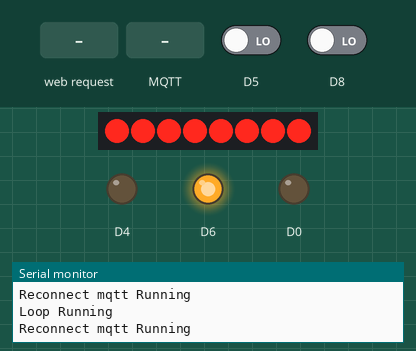
This sketch was run on a simulated ESP8266 (NodeMCU). Shown: 8 shift-register outputs drawn as a row of LEDs (first output left, lit = HIGH), output pins drawn as LEDs (lit = HIGH), the last lines printed to the serial monitor. Wiring (inferred from the names in the program): shift register (74HC595): data D3; shift clock D2; latch D1. Wiring (inferred from the signals the program sends): row of LEDs: on Q0, Q1, Q2, Q3, Q4, Q5, Q6, Q7. Dashed ring = blinking. The inputs (shaded band) are chosen by the test bench; at power-on: D8 LOW, D5 LOW. WiFi joins after 1.5 s; servers stay silent unless stated; random numbers use the default seed unless the sketch sets one; EEPROM starts erased; no MQTT or app messages arrive unless stated; pins used as bus, display or sensor lines are not drawn.

Above: at 1.2 s.
1.3 s: D8 driven HIGH
At 1.8 s:
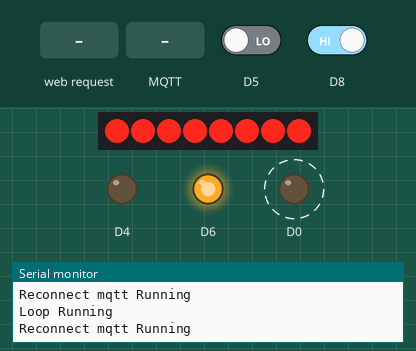
4.1 s: HTTP request GET / received
At 4.7 s:
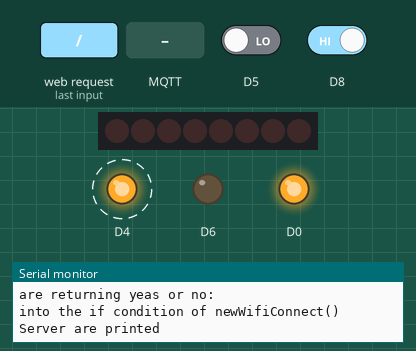
7.1 s: HTTP request GET /?userwifi=1&password=1 received
At 8.4 s:
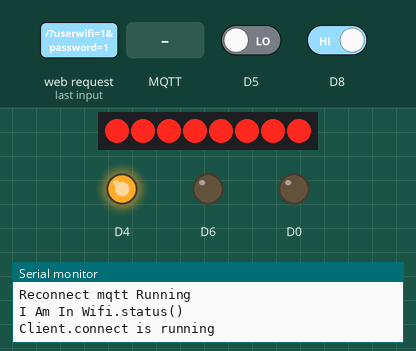
10.1 s: MQTT message "buttons" arrives on the first subscribed topic
13.1 s: HTTP request GET /?userwifi=1234567890 received
At 13.77 s:
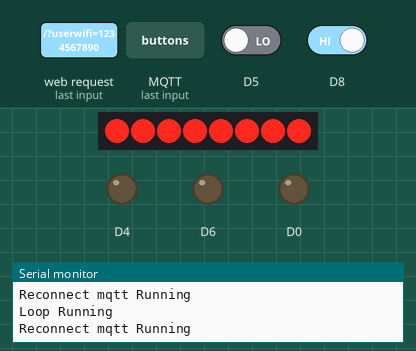
15.7 s: HTTP request GET /?userwifi=120&password=120 received
Timing chart, 0 to 19.4 s (numbered marks = the images above; inputs shaded):
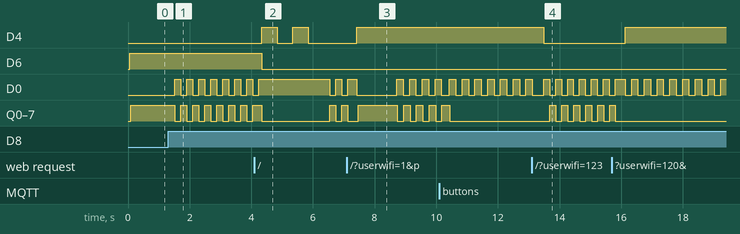

Measured:
- after the input at 1.3 s, D0, Q0–7: alternates HIGH for 0.19 s and LOW for 0.19 s, starting after 0.21 s
- after the input at 4.1 s, D4: alternates HIGH for 0.50 s and LOW for 0.50 s, 4 changes in all, then stays LOW, starting after 0.24 s; D6: HIGH → LOW after 0.24 s
- after the input at 7.1 s, D4: LOW → HIGH after 0.33 s
- after the input at 13.1 s, D4: HIGH → LOW after 0.38 s; Q0–7: alternates HIGH for 0.19 s and LOW for 0.19 s, starting after 0.58 s
- after the input at 15.7 s, D4: LOW → HIGH after 0.43 s

The sketch:

newfourbuttonsboard.ino
```cpp
#include <ESP8266WiFi.h>
#include <ESP8266WebServer.h>
#include <EEPROM.h>
#include <PubSubClient.h>
#include <WiFiClient.h>
#include <ArduinoJson.h>
#include <MultiShiftRegister.h>


// WiFi network
ESP8266WebServer server ( 80 );

int mod = 0;
int soft = 0;

//Maintain Direct Indirect Status
int state = 0;
int softstate = 0;

int blystate=0;
int bl=1;
int resetsmarthome=0;
bool softreturn = true;

const char *ssid = "Smarthome2";
const char *password = "Smarthome";

String wifi;
String pass;
String wifiarr;
String passarr;
const char* remote_host = "www.google.com";


//demos.ths.agency
//const char* mqtt_server = "demos.ths.agency";
const char* mqtt_server = "m15.cloudmqtt.com";
const int mqtt_port = 10785;
const char* mqttUser = "twqzbjfa";
const char* mqttPassword = "fxfAsRAdIH9U";

int latchPin  = D1;
int clockPin = D2;
int dataPin = D3;

int i = 0;
const char* Sname;
int numberOfRegisters = 1;
int val[8];


WiFiClient espClient;
PubSubClient client(espClient);
MultiShiftRegister msr (numberOfRegisters , latchPin, clockPin, dataPin);


char htmlResponse[3000];

String getData() {
  String user = server.arg("userwifi");
  String pass = server.arg("password");

  char usr[user.length()];
  char pwd[pass.length()];

  user.toCharArray(usr, user.length()+1);
  pass.toCharArray(pwd, pass.length()+1);
  server.send(200, "text","Data Accepted");

  saveWifiDetails(user, pass);
  return "HEllo";
}


void saveWifiDetails(String user, String pass){
  Serial.println("User in saveWifiDetails are:");
  Serial.println(user);
  Serial.println(pass);
  if (!user && !pass)
    return;

      Serial.println("are returning yeas or no:");

  int k=EEPROM.read(1)+EEPROM.read(2);
  for (int i=0;i<k;i++){
    EEPROM.write(i+1,0);
  }

  k = user.length()+3;
  EEPROM.write(1, user.length());
  EEPROM.write(2, pass.length());

  for(int i=0 ; i<user.length() ; i++){
      EEPROM.write(i+3, user[i]);
  }

  for(int j=0 ; j<pass.length() ; j++){
      EEPROM.write(k+j, pass[j]);
  }

  EEPROM.commit();

  newWifiConnect();
}

void handleWifi(){
  server.send(200, "text",getData());

}

void newWifiConnect(){
    Serial.println("into the if condition of newWifiConnect()");
    char wifiarray[EEPROM.read(1)];
    char passarray[EEPROM.read(2)];

    Serial.println(server.arg("userwifi"));
    Serial.println(server.arg("password"));
    Serial.println("Server are printed");
    for(int i=0 ; i<EEPROM.read(1) ; i++){
      wifiarray[i]=EEPROM.read(i+3);
    }
    wifiarray[EEPROM.read(1)] = '\0';

    for(int i=0 ; i<EEPROM.read(2) ; i++) {
      passarray[i]=EEPROM.read((i+EEPROM.read(1))+3);
    }

    passarray[EEPROM.read(2)] = '\0';

    wifiarr=wifiarray;
    passarr=passarray;
    digitalWrite(D6,LOW);
    WiFi.begin(wifiarray,passarray);

   //Checking Connection Established Otherwise Timeout
    connectorTimeout();


    if(WiFi.status() ==  WL_CONNECTED){
        server.send(200, "text","Connected");
    }
    else{
         server.send(400, "text","Not Connected");
    }

    // runapp();
}

void setInputPin() {
  mod = digitalRead(D8);
  soft = digitalRead(D5);

  if(mod == 1 ) {
    if(state == 0)
      state = 1;
    else
      state = 0;

    EEPROM.write(0, state);
    EEPROM.commit();
   delay(190);
  }
//  if (soft == 1 ){
//    Serial.println("Soft Value are ");
//    Serial.println(soft);
//    softstate++;
//    delay(500);
//    if (softstate == 5 && softreturn == true){
//      softstate = 0;
//      WiFi.mode(WIFI_OFF);
//      softreturn = false;
//      digitalWrite(D6 ,HIGH);
//      accessPoint();
//    }
//    else if(softstate == 5 && softreturn == false){
//      softreturn = true;
//      softstate = 0;
//      digitalWrite(D6 ,LOW);
//      checkWifiStatus();
//    }
//  }
//  else{
//    softstate = 0;
//  }


}

void runapp(){
      setInputPin();
      Serial.println("Loop Running");
      if(WiFi.status() ==  WL_CONNECTED && wifiarr.length() )
        {
          Serial.println("InWifi Status");
          digitalWrite(D4,HIGH);
           if(state==1){
                //Write HIGH value to pins
              digitalWrite(D0,HIGH);
              for(int i=0 ; i<numberOfRegisters * 8 ;i++){
                msr.clear_shift(i);
              }
                // blystate=0;
            }
            else {
                digitalWrite(D0,LOW);
                for(int i=0 ;i<numberOfRegisters * 8 ;i++){
                  int k = val[i];

                  if(k==0){
                  msr.set_shift(i);
                  }
                  else{
                    msr.clear_shift(i);
                  }

                }
            }

        }

     else {
      //  Serial.println("Direct Else Part");
       digitalWrite(D4,LOW);
       if(state==1)
           {
              //Write HIGH value to pins
            digitalWrite(D0,HIGH);
              for(int i=0 ; i<numberOfRegisters * 8 ;i++){
                msr.clear_shift(i);
              }
            }
      else
           {
              //Write HIGH value to pins
            digitalWrite(D0,LOW);
              for(int i=0 ; i<numberOfRegisters * 8 ;i++){
                msr.set_shift(i);
              }
          }
    }
    reConnectmqttClient();
}
void reConnectmqttClient(){
  Serial.println("Reconnect mqtt Running");
      if(WiFi.status() ==  WL_CONNECTED && wifiarr.length() ){
        Serial.println("I Am In Wifi.status()");
          if (!client.connected()) {
            Serial.println("Client.connect is running");
          reconnect();
      }
       if(WiFi.status() ==  WL_CONNECTED  )
      {
      client.loop();
      client.subscribe("buttons");
      client.publish("connect","{\"key\":\"1234567890\"}");
      }

  }
}

void trashMemory() {
      for (int i = 0 ; i < EEPROM.length() ; i++){
        EEPROM.write(i, 0);
      }
      EEPROM.commit();
}

void checkWifiStatus(){
  if(!EEPROM.read(1) && !EEPROM.read(2)) {
      Serial.println("Length in memory of password and username are");
   Serial.println(EEPROM.read(1) && EEPROM.read(2));
   digitalWrite(D6 ,HIGH);
    accessPoint();
    return;
  }


  char wifiarray[EEPROM.read(1)];
  char passarray[EEPROM.read(2)];

  for(int i=0 ; i<EEPROM.read(1) ; i++){
    wifiarray[i]=EEPROM.read(i+3);
  }
  wifiarray[EEPROM.read(1)] = '\0';

  for(int i=0 ; i<EEPROM.read(2) ; i++){
    passarray[i]=EEPROM.read((i+EEPROM.read(1))+3);
  }
  passarray[EEPROM.read(2)] = '\0';

  wifiarr = wifiarray;
  passarr = passarray;
    Serial.println("wifiiiiiiiiiiiiiiiiiii");
    Serial.println(wifiarr);
     WiFi.softAPdisconnect(true);
     WiFi.begin(wifiarray, passarray);

  //Checking Connection Established Otherwise Timeout
    connectorTimeout();

  //  Blynk.begin(auth, wifiarray, passarray);
  Serial.println("wifi worked?");
  // Blynk.begin(auth, wifiarray, passarray);
}

void connectorTimeout(){
  int tries = 0 ;
      while (WiFi.status() != WL_CONNECTED) {

      digitalWrite(D4,HIGH);
      delay(500);

      Serial.print(".");
      tries++;

      digitalWrite(D4,LOW);
      delay(500);
      if (tries > 20) {
        //offline
        // trashMemory();
        digitalWrite(D4,LOW);
        WiFi.mode(WIFI_OFF);
        break;
      }
    }
      if(WiFi.status() == WL_CONNECTED){
         client.setServer(mqtt_server, mqtt_port);
         client.setCallback(callback);
      }
}

void accessPoint(){
  WiFi.softAP(ssid, password);
  IPAddress myIP = WiFi.softAPIP();
  Serial.println(myIP);
  server.on("/", handleWifi);
}

// void wifiDisconnected() {
//   if(EEPROM.read(1) && EEPROM.read(2) && WiFi.status() != WL_CONNECTED) {
//     digitalWrite(D6 ,HIGH);
//     accessPoint();
//     return;
//   }
// }

void setPinMode() {
  //Output pins 1st board: 1, 2, 3
  pinMode(D1, OUTPUT);
  pinMode(D2, OUTPUT);
  pinMode(D3, OUTPUT);
  //output for softap
  pinMode(D6, OUTPUT);


  //Wifi status pin
  pinMode(D4, OUTPUT);

  //Direct Indirect Blue Light Pin
  pinMode(D0, OUTPUT);

  //Input pin for direct/indirect
  pinMode(D8, INPUT);
   //Input pin for Softap
  pinMode(D5, INPUT);


  for(int i=0 ;i< numberOfRegisters * 8 ;i++ ){
    msr.set_shift(i);
  }
}


// This Function Run When a Anyone publish a Topic related to it
void callback(char* topic, byte* payload, unsigned int length)
{

  Serial.begin(9600);
    Serial.print("Messageved in topic: ");
  Serial.println(topic);
  char a[length];
  StaticJsonBuffer<2000> jsonBuffer;
  Serial.print("Message");
   for (int i = 0; i < length; i++) {
    Serial.print((char)payload[i]);
    a[i]=payload[i];
  }
  a[length]= '\0';

  String mystring(topic);

  if(mystring == "buttons")
  {
    JsonObject& object = jsonBuffer.parseObject(a);
    Sname = object["name"];
    Serial.println();

   if(strlen(object["name"]) == 8 && object["key"] == "1234567890"){
      i = ((Sname[6] - 48)*10) + ((Sname[7] - 49)*1);
      Serial.println(i);
      if(i>=16 && i<20){
        i=i-16;
      Serial.println("I am in IN");
      val[i] = object["status"];
      onoff(i,object["status"]);
      }
    }
  }
  else if (mystring == "nodeswitches"){
    for(int j=1 ; j<=numberOfRegisters * 8 ;j++ ){
      onoff(j-1,a[j+16]-48);

      val[j-1] = a[j+16]-48;
    }
  }
}

void onoff(int i,int Sstatus){
  if(Sstatus == 1){
    msr.clear_shift(i);

  }
  else if(Sstatus == 0){
    msr.set_shift(i);

  }
}

//When Client is Disconnected It Reconnect client with Server
void reconnect() {
  // Loop until we're reconnected
  int time = 0;
  delay(1000);
  if(WiFi.status() ==  WL_CONNECTED){
    Serial.println("Into the Reconnect and Wifi is connected");
  while (!client.connected()) {
    Serial.print("Attempting MQTT connection...");
    // Attempt to connect
    String clientId = "ESP8269517535-";
    clientId += String(random(0xffff),HEX);
    //clientId.c_str()
    if (client.connect("ESP8266Client5", mqttUser, mqttPassword)) {
      Serial.println("connected");
      client.subscribe("nodeswitches");
      client.publish("sync","{\"key\":\"1234567890\"}");
      // Once connected, publish an announcement...
    } else {
      Serial.print("failed, rc=");
      Serial.print(client.state());
      Serial.println(" try again in 3 seconds");
      delay(1000);
      time++;
      if(time==3)
       break;
    }
  }
  }
}

void setup() {

  // Start serial
  Serial.begin(9600);
  EEPROM.begin(512);
   ESP.eraseConfig();


  //Start Server
  server.begin();
   trashMemory();

//Set Input/Output pins
  setPinMode();


  checkWifiStatus();
}


void loop()
    {
       runapp();
       server.handleClient();
    }
```
